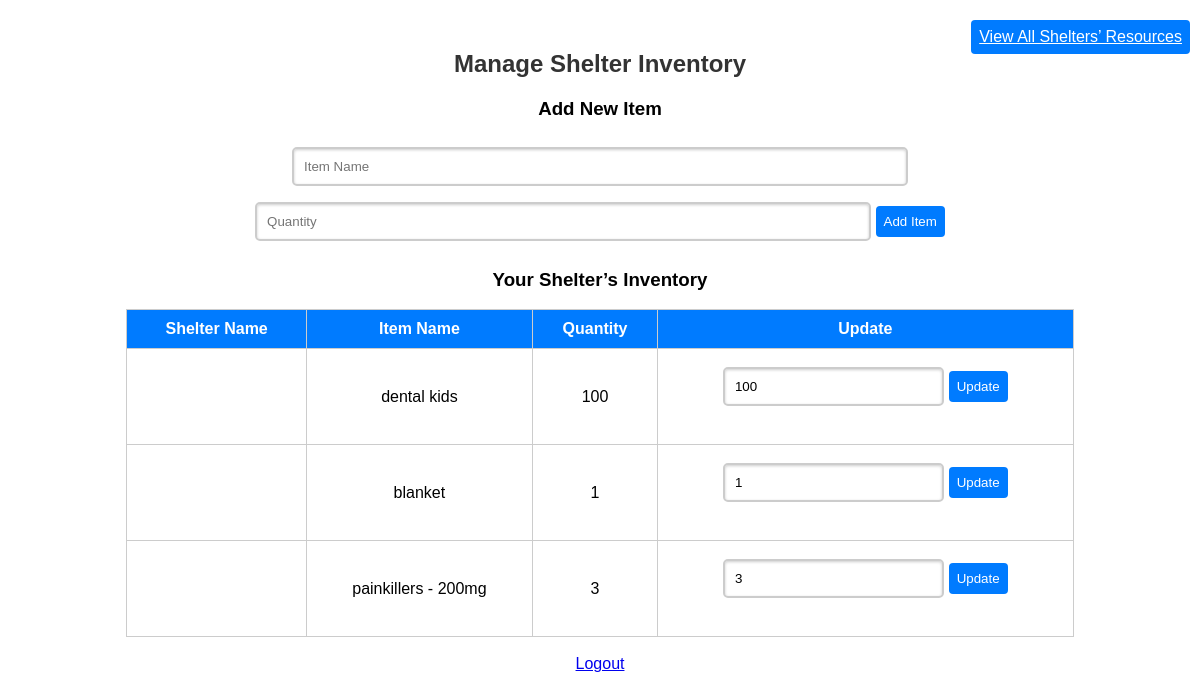
/manage_inventory (signed in), run on the app's committed database.
### tables this page shows
CREATE TABLE resources (id INTEGER PRIMARY KEY AUTOINCREMENT, name TEXT, quantity INTEGER, user_id INTEGER);

### hackathon/main.py (the view, shortened to what this page needs)
@app.route('/manage_inventory', methods=['GET', 'POST'])
def manage_inventory():
    if 'user_id' not in session:
        return redirect(url_for('login'))
    user_id = session['user_id']
    view_all = session.get('view_all', False)
    if view_all:
        inventory = query_db('select r.*, u.shelter_name from resources r join users u on r.user_id = u.user_id')
    else:
        inventory = query_db('select * from resources where user_id = ?', [user_id])
    return render_template('manage_inventory.html', inventory=inventory, view_all=view_all)

### hackathon/main.py (called while the page is built)
def get_db():
    db = getattr(g, '_database', None)
    if db is None:
        db = g._database = sqlite3.connect(DATABASE)
        db.row_factory = sqlite3.Row
    return db

@app.teardown_appcontext
def close_connection(exception):
    db = getattr(g, '_database', None)
    if db is not None:
        db.close()

def query_db(query, args=(), one=False):
    cur = get_db().execute(query, args)
    rv = cur.fetchall()
    cur.close()
    return (rv[0] if rv else None) if one else rv

### hackathon/templates/manage_inventory.html (shortened to what this page needs)
<!DOCTYPE html>
<html lang="en">
<head>
</head>
<body>
    <h2>Manage Shelter Inventory</h2>
    <a href="/toggle_view" class="view-button">{{ 'View All Shelters’ Resources' if not view_all else 'View Your Shelter’s Resources' }}</a>
    <h3>Add New Item</h3>
    <form action="/manage_inventory" method="POST">
        <input type="text" name="item_name" placeholder="Item Name" required>
        <input type="number" name="quantity" placeholder="Quantity" required>
        <button type="submit">Add Item</button>
    </form>
    <h3>{{ 'All Shelters’ Inventory' if view_all else 'Your Shelter’s Inventory' }}</h3>
    <table>
        <tr>
            <th>Shelter Name</th>
            <th>Item Name</th>
            <th>Quantity</th>
            {% if not view_all %}
            <th>Update</th>
            {% else %}
            <th>Contact</th>
            {% endif %}
        </tr>
        {% for item in inventory %}
        <tr>
            <td>{{ item.shelter_name }}</td>
            <td>{{ item.name }}</td>
            <td>{{ item.quantity }}</td>
            {% if not view_all %}
            <td>
                <form action="/update_quantity/{{ item.id }}" method="POST">
                    <input type="number" name="quantity" value="{{ item.quantity }}" required>
                    <button type="submit">Update</button>
                </form>
            </td>
            {% else %}
            <td>
                <button class="contact-button">Contact Shelter</button>
            </td>
            {% endif %}
        </tr>
        {% endfor %}
    </table>
    <br>
    <a href="/logout">Logout</a>
</body>
</html>

### hackathon/templates/manage_inventory.html (style rules this page uses)
body { font-family: Arial, sans-serif; text-align: center; margin-top: 50px; }
h2 { color: #333; }
form { margin-bottom: 20px; }
table { width: 80%; margin: 0 auto; border-collapse: collapse; }
th, td { border: 1px solid #ccc; padding: 10px; text-align: center; }
th { background-color: #007BFF; color: white; }
input[type="text"], input[type="number"] { padding: 10px; margin: 8px 0; width: 50%; border: 2px solid #ccc; border-radius: 5px; box-shadow: inset 0 1px 3px rgba(0,0,0,0.2); transition: border-color 0.3s ease-out; }
button, .view-button { padding: 8px; margin-top: 10px; background-color: #007BFF; color: white; border: none; border-radius: 4px; cursor: pointer; }
.view-button { position: absolute; top: 10px; right: 10px; }

### data on the page
resources: name "dental kids", quantity "100"
resources: name "blanket", quantity "1"
resources: name "painkillers - 200mg", quantity "3"

### other printed values
{{ 'All Shelters’ Inventory' if view_all else 'Your Shelter’s Inventory' }} "Your Shelter’s Inventory"
